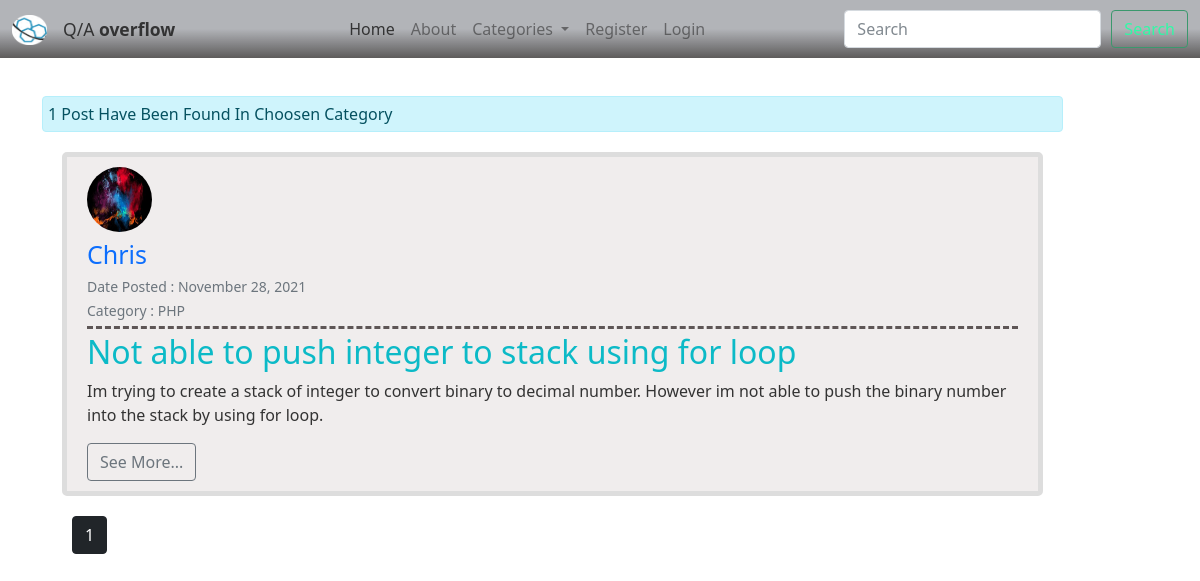
Screenshot of /category/PHP with the database file from the repository.
### blog/models.py (models this page shows, shortened)
class Post(models.Model):
    author = models.ForeignKey(User, on_delete=models.CASCADE)
    title = models.CharField(max_length=150)
    date_posted = models.DateTimeField(default=timezone.now)
    last_modified = models.DateTimeField(auto_now=True)
    category = models.CharField(max_length=150)
    snippet = models.CharField(max_length=500)
    body = models.TextField()
    like = models.ManyToManyField(User, blank=True, related_name="likes")
    dislike = models.ManyToManyField(User, blank=True, related_name="dislikes")
    objects = BlogPostManager()

### user/models.py (models this page shows, shortened)
class Profile(models.Model):
    user = models.OneToOneField(User, on_delete=models.CASCADE)
    bio = models.TextField(blank=True, null=True)
    image = models.ImageField(default='default.jpg', upload_to="profile_img")
    education = models.CharField(max_length=255, blank=True, null=True)
    website_url = models.CharField(max_length=255, blank=True, null=True)
    linkin_url = models.CharField(max_length=255, blank=True, null=True)
    facebook_url = models.CharField(max_length=255, blank=True, null=True)

### blog/views.py (the view)
# urls.py: path('category/<str:cat>', CategoryView.as_view(), name="blog-category"),
class CategoryView(UserPassesTestMixin, ListView):
    model = Post
    template_name = "blog/categories.html"
    ordering = ["-date_posted"]
    paginate_by = 5
    def test_func(self):
        if (Category.objects.filter(name=self.kwargs.get('cat')).exists()):
            return True
        return False
    def get_context_data(self, *args, **kwargs):
        context = super(CategoryView, self).get_context_data(*args, **kwargs)
        posts = Post.objects.filter(category=self.kwargs.get('cat'))
        num_posts = posts.count()
        paginator = Paginator(posts, self.paginate_by)
        page = self.request.GET.get('page')
        try:
            posts = paginator.page(page)
        except PageNotAnInteger:
            posts = paginator.page(1)
        except EmptyPage:
            posts = paginator.page(paginator.num_pages)
        context['page_obj'] = posts
        context['num_posts'] = num_posts
        return context

### blog/custom_context_processor.py (called while the page is built)
def subject_renderer(request):
    return {
       'all_categories': Category.objects.all(),
    }

### blog/models.py (called while the page is built)
    def get_queryset(self):
        return BlogPostQuerySet(self.model, using=self._db)

    def __str__(self):
        return self.name

### blog/templates/blog/categories.html (shortened to what this page needs)
{% extends 'blog/base.html' %}
{% block content %}
    <div class="alert alert-info" style="padding: 5px;">{{num_posts}} Post{{ num_posts|pluralize }} Have Been Found In Choosen Category</div>
    {% for post in page_obj %}
        <article class="media content-section">
            <a href="{% url 'post-detail' post.id %}"><img class="rounded-circle article-img" src="{{ post.author.profile.image.url }}" ></a>
            <div class="media-body">
            <div class="article-metadata">
                <a class="" style="text-decoration: none; font-size: 25px;" href="{% url 'user-profile' post.author.username %}">{{ post.author }}</a>
                <br>
                <small class="text-muted">Date Posted : {{ post.date_posted | date:"F d, Y" }}</small><br>
                <small class="text-muted">Category : {{ post.category }}</small>
            </div>
            <h2><a class="article-title" href="{% url 'post-detail' post.id %}">{{ post.title }}</a></h2>
            <div>
                <p class="article-content">{{ post.snippet | slice:500 }}</p>
            </div>
            </div>
            <a href="{% url 'post-detail' post.id %}" class="btn btn-outline-secondary">See More...</a>
        </article>
    {% endfor %}
    <div style="margin-left: 30px;">
    {% if is_paginated %}
        {% for page in page_obj.paginator.page_range %}
            {% if page == page_obj.number %}
                <a class="btn btn-dark  mb-4" href="?page={{page}}">{{page}}</a>
            {% elif page > page_obj.number|add:"-4" and page < page_obj.number|add:"4" %}
                <a class="btn btn-primary mb-4" href="?page={{page}}">{{page}}</a>
            {% endif %}
        {% endfor %}
    {% endif %}
    </div>
{% endblock content %}

### blog/static/blog/style.css (style rules this page uses)
body { background: url(../../../media/back1.jpeg) ; color: #333333; }
h1, h2, h3, h4, h5, h6 { color: #c0c0c0; }
.content-section { background: #f0eded; padding: 10px 20px; border: 5px solid #dddddd; border-radius: 5px; margin: 20px; }
.article-title { color: #0cbac7; text-decoration: none; }
.article-content { white-space: pre-line; }
.article-img { height: 65px; width: 65px; margin-right: 16px; }
.article-metadata { padding-bottom: 4px; margin-bottom: 4px; margin-top: 4px; border-bottom: 3px dashed #5e5656 }

### rows the page displays
Post: author.profile.image (picture), author "Chris", date_posted "November 28, 2021", category "PHP", title "Not able to push integer to stack using for loop", snippet "Im trying to create a stack of integer to convert binary to decimal number. However im not able to push the binary number into the stack by using for loop."

### other values shown
{{ num_posts }} "1"
{{ page }} "1"
